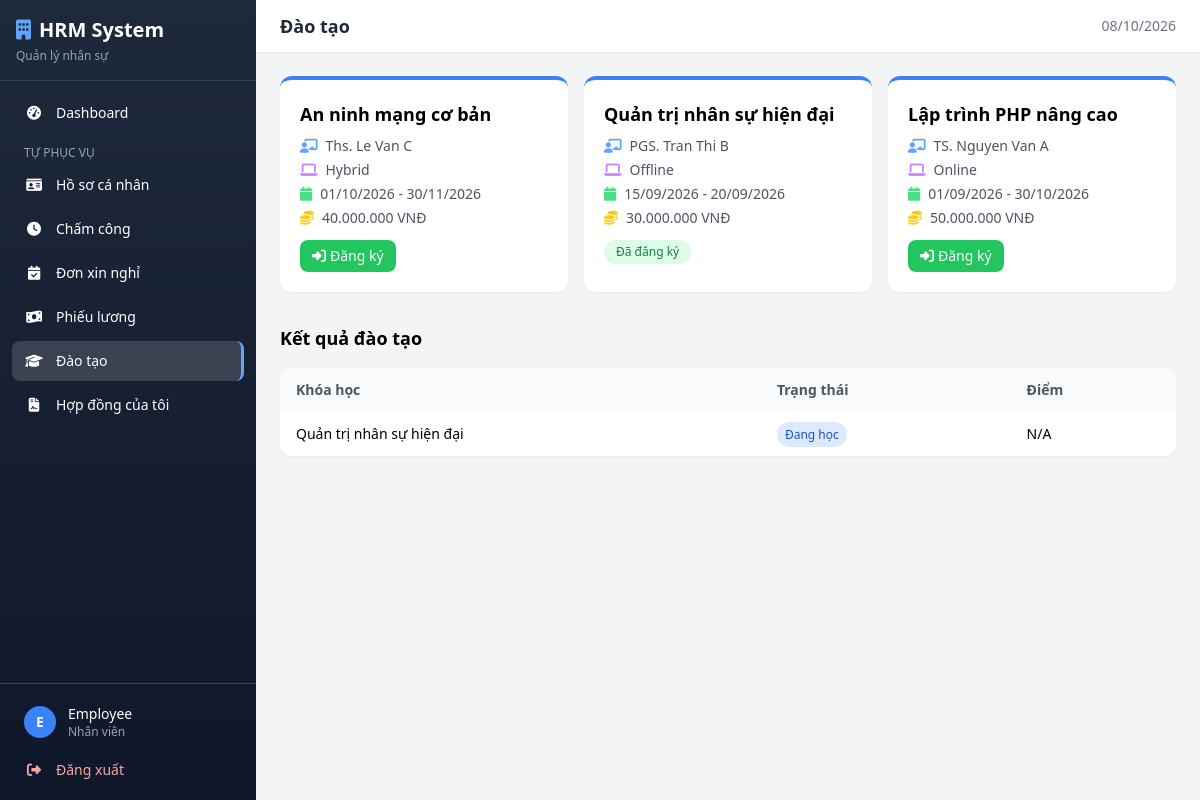
The app's page /hrm/index.php?page=daotao (signed in) with its own data.
### tables this page shows
CREATE TABLE `khoahoc` (
  `MaKhoaHoc` varchar(20) NOT NULL,
  `TenKhoaHoc` varchar(150) NOT NULL,
  `MoTa` text DEFAULT NULL,
  `HinhThuc` enum('Online','Offline','Hybrid') DEFAULT 'Offline',
  `GiangVien` varchar(100) DEFAULT NULL,
  `NgayBatDau` date NOT NULL,
  `NgayKetThuc` date NOT NULL,
  `NganSachDuKien` decimal(15,2) DEFAULT 0.00,
  PRIMARY KEY (`MaKhoaHoc`)
);

CREATE TABLE `chitietdaotao` (
  `ID_ChiTiet` int(11) NOT NULL AUTO_INCREMENT,
  `MaKhoaHoc` varchar(20) NOT NULL,
  `MaNV` varchar(20) NOT NULL,
  `TrangThaiHoc` enum('DangHoc','HoanThanh','HuyBo') DEFAULT 'DangHoc',
  `DiemSo` decimal(4,2) DEFAULT NULL,
  PRIMARY KEY (`ID_ChiTiet`),
  KEY `MaKhoaHoc` (`MaKhoaHoc`),
  KEY `MaNV` (`MaNV`),
  CONSTRAINT `chitietdaotao_ibfk_1` FOREIGN KEY (`MaKhoaHoc`) REFERENCES `khoahoc` (`MaKhoaHoc`) ON DELETE CASCADE,
  CONSTRAINT `chitietdaotao_ibfk_2` FOREIGN KEY (`MaNV`) REFERENCES `nhanvien` (`MaNV`) ON DELETE CASCADE
);

### hrm/includes/auth.php (called while the page is built, shortened)
<?php
function getUserName() {
    return $_SESSION['ho_va_ten'] ?? '';
}
function getUserRole() {
    return $_SESSION['vai_tro'] ?? '';
}
function getVaiTroLabel($vaiTro) {
    $labels = [
        'Admin' => 'Quản trị viên',
        'Manager' => 'Quản lý',
        'Employee' => 'Nhân viên'
    ];
    return $labels[$vaiTro] ?? $vaiTro;
}
function formatCurrency($amount) {
    return number_format($amount, 0, ',', '.') . ' VNĐ';
}
function formatDate($date) {
    return date('d/m/Y', strtotime($date));
}

### hrm/pages/daotao.php (the view, shortened to what this page needs)
<?php
$role = getUserRole();
$maNV = getMaNV();
$khoaHocs = $pdo->query("SELECT * FROM KhoaHoc ORDER BY NgayBatDau DESC")->fetchAll();
if ($role === 'Employee') {
    $stmt = $pdo->prepare("SELECT ct.*, kh.TenKhoaHoc, kh.HinhThuc, kh.GiangVien FROM ChiTietDaoTao ct JOIN KhoaHoc kh ON ct.MaKhoaHoc=kh.MaKhoaHoc WHERE ct.MaNV=? ORDER BY kh.NgayBatDau DESC");
    $stmt->execute([$maNV]);
    $daTaos = $stmt->fetchAll();
} else {
    $daTaos = $pdo->query("SELECT ct.*, kh.TenKhoaHoc, n.HoVaTen FROM ChiTietDaoTao ct JOIN KhoaHoc kh ON ct.MaKhoaHoc=kh.MaKhoaHoc JOIN NhanVien n ON ct.MaNV=n.MaNV ORDER BY kh.NgayBatDau DESC, n.HoVaTen")->fetchAll();
}
renderHeader('Đào tạo');
?>
<div class="grid grid-cols-1 md:grid-cols-2 lg:grid-cols-3 gap-4 mb-8">
<?php foreach ($khoaHocs as $kh): ?>
<div class="bg-white rounded-xl shadow-sm p-5 border-t-4 border-blue-500">
    <h4 class="font-semibold text-lg mb-2"><?= htmlspecialchars($kh['TenKhoaHoc']) ?></h4>
    <div class="text-sm text-gray-600 space-y-1">
        <p><i class="fas fa-chalkboard-teacher mr-2 text-blue-400"></i><?= htmlspecialchars($kh['GiangVien'] ?? 'N/A') ?></p>
        <p><i class="fas fa-laptop mr-2 text-purple-400"></i><?= $kh['HinhThuc'] ?></p>
        <p><i class="fas fa-calendar mr-2 text-green-400"></i><?= formatDate($kh['NgayBatDau']) ?> - <?= formatDate($kh['NgayKetThuc']) ?></p>
        <?php if ($kh['NganSachDuKien'] > 0): ?>
        <p><i class="fas fa-coins mr-2 text-yellow-400"></i><?= formatCurrency($kh['NganSachDuKien']) ?></p>
        <?php endif; ?>
    </div>
    <?php if ($role === 'Employee'): ?>
    <?php
    $registered = $pdo->prepare("SELECT ID_ChiTiet FROM ChiTietDaoTao WHERE MaKhoaHoc=? AND MaNV=?");
    $registered->execute([$kh['MaKhoaHoc'], $maNV]);
    $isRegistered = $registered->fetch();
    ?>
    <?php if (!$isRegistered): ?>
    <form method="POST" class="mt-3"><input type="hidden" name="action" value="register"><input type="hidden" name="ma_khoa_hoc" value="<?= $kh['MaKhoaHoc'] ?>">
        <button class="bg-green-500 hover:bg-green-600 text-white px-3 py-1.5 rounded-lg text-sm"><i class="fas fa-sign-in-alt mr-1"></i>Đăng ký</button>
    </form>
    <?php else: ?>
    <span class="inline-block mt-3 px-3 py-1 rounded-full text-xs bg-green-100 text-green-700">Đã đăng ký</span>
    <?php endif; ?>
    <?php endif; ?>
</div>
<?php endforeach; ?>
</div>
<h3 class="text-lg font-semibold mb-4">Kết quả đào tạo</h3>
<?php
$headers = $role === 'Employee' ? ['Khóa học', 'Trạng thái', 'Điểm'] : ['Nhân viên', 'Khóa học', 'Trạng thái', 'Điểm', 'Hành động'];
$rows = [];
foreach ($daTaos as $dt) {
    $badge = match($dt['TrangThaiHoc']) { 'HoanThanh' => '<span class="px-2 py-1 rounded-full text-xs bg-green-100 text-green-700">Hoàn thành</span>', 'HuyBo' => '<span class="px-2 py-1 rounded-full text-xs bg-red-100 text-red-700">Hủy</span>', default => '<span class="px-2 py-1 rounded-full text-xs bg-blue-100 text-blue-700">Đang học</span>' };
    $action = '';
    if ($role === 'Employee') {
        $rows[] = [htmlspecialchars($dt['TenKhoaHoc']), $badge, $dt['DiemSo'] ?? 'N/A'];
    } else {
        $rows[] = [htmlspecialchars($dt['HoVaTen']??''), htmlspecialchars($dt['TenKhoaHoc']), $badge, $dt['DiemSo'] ?? 'N/A', $action];
    }
}
renderTable($headers, $rows);
?>
<?php renderFooter(); ?>

### hrm/includes/layout.php (shortened to what this page needs)
<?php
function renderHeader($pageTitle = 'HRM System') {
    $currentPage = $_GET['page'] ?? 'dashboard';
    $role = getUserRole();
    $userName = getUserName();
?>
<!DOCTYPE html>
<html lang="vi">
<head>
    <script src="https://cdn.tailwindcss.com"></script>
    <link rel="stylesheet" href="https://cdnjs.cloudflare.com/ajax/libs/font-awesome/6.5.1/css/all.min.css">
</head>
<body class="bg-gray-100 min-h-screen">
<div class="flex min-h-screen">
    <aside id="sidebar" class="sidebar w-64 bg-gradient-to-b from-slate-800 to-slate-900 text-white flex-shrink-0 flex flex-col transition-transform duration-300 fixed md:sticky top-0 h-screen overflow-y-auto">
        <div class="p-4 border-b border-slate-700">
            <h1 class="text-xl font-bold flex items-center gap-2">
                <i class="fas fa-building text-blue-400"></i>
                <span>HRM System</span>
            </h1>
            <p class="text-xs text-slate-400 mt-1">Quản lý nhân sự</p>
        </div>
        <nav class="flex-1 p-3 space-y-1">
            <a href="?page=dashboard" class="sidebar-link flex items-center gap-3 px-3 py-2.5 rounded-lg text-sm <?= $currentPage === 'dashboard' ? 'active' : '' ?>">
                <i class="fas fa-tachometer-alt w-5 text-center"></i> Dashboard
            </a>
            <?php if ($role === 'Employee'): ?>
            <p class="text-xs text-slate-400 px-3 pt-2 uppercase">Tự phục vụ</p>
            <a href="?page=hosocanhan" class="sidebar-link flex items-center gap-3 px-3 py-2.5 rounded-lg text-sm <?= $currentPage === 'hosocanhan' ? 'active' : '' ?>">
                <i class="fas fa-id-card w-5 text-center"></i> Hồ sơ cá nhân
            </a>
            <a href="?page=chamcong" class="sidebar-link flex items-center gap-3 px-3 py-2.5 rounded-lg text-sm <?= $currentPage === 'chamcong' ? 'active' : '' ?>">
                <i class="fas fa-clock w-5 text-center"></i> Chấm công
            </a>
            <a href="?page=donxinnghi" class="sidebar-link flex items-center gap-3 px-3 py-2.5 rounded-lg text-sm <?= $currentPage === 'donxinnghi' ? 'active' : '' ?>">
                <i class="fas fa-calendar-check w-5 text-center"></i> Đơn xin nghỉ
            </a>
            <a href="?page=bangluong" class="sidebar-link flex items-center gap-3 px-3 py-2.5 rounded-lg text-sm <?= $currentPage === 'bangluong' ? 'active' : '' ?>">
                <i class="fas fa-money-bill-wave w-5 text-center"></i> Phiếu lương
            </a>
            <a href="?page=daotao" class="sidebar-link flex items-center gap-3 px-3 py-2.5 rounded-lg text-sm <?= $currentPage === 'daotao' ? 'active' : '' ?>">
                <i class="fas fa-graduation-cap w-5 text-center"></i> Đào tạo
            </a>
            <a href="?page=hopdong" class="sidebar-link flex items-center gap-3 px-3 py-2.5 rounded-lg text-sm <?= $currentPage === 'hopdong' ? 'active' : '' ?>">
                <i class="fas fa-file-contract w-5 text-center"></i> Hợp đồng của tôi
            </a>
            <?php endif; ?>
        </nav>
        <div class="p-3 border-t border-slate-700">
            <div class="flex items-center gap-3 px-3 py-2">
                <div class="w-8 h-8 bg-blue-500 rounded-full flex items-center justify-center text-sm font-bold"><?= strtoupper(substr($userName, 0, 1)) ?></div>
                <div class="flex-1 min-w-0">
                    <p class="text-sm font-medium truncate"><?= htmlspecialchars($userName) ?></p>
                    <p class="text-xs text-slate-400"><?= getVaiTroLabel($role) ?></p>
                </div>
            </div>
            <a href="?page=logout" class="sidebar-link flex items-center gap-3 px-3 py-2 rounded-lg text-sm text-red-300 mt-1">
                <i class="fas fa-sign-out-alt w-5 text-center"></i> Đăng xuất
            </a>
        </div>
    </aside>
    <main class="flex-1 min-w-0">
        <header class="bg-white shadow-sm sticky top-0 z-40">
            <div class="flex items-center justify-between px-4 md:px-6 py-3">
                <h2 class="text-lg font-semibold text-gray-800"><?= $pageTitle ?></h2>
                <div class="flex items-center gap-4">
                    <span class="text-sm text-gray-500"><?= date('d/m/Y') ?></span>
                </div>
            </div>
        </header>
        <div class="p-4 md:p-6">
<?php
}
function renderFooter() {
?>
        </div>
    </main>
</div>
</body>
</html>
<?php
}
?>
<?php
function renderTable($headers, $rows, $emptyMsg = 'Không có dữ liệu') {
?>
<div class="bg-white rounded-xl shadow-sm overflow-hidden">
    <div class="overflow-x-auto">
        <table class="w-full text-sm">
            <thead class="bg-gray-50">
                <tr>
                    <?php foreach ($headers as $h): ?>
                    <th class="px-4 py-3 text-left font-semibold text-gray-600"><?= $h ?></th>
                    <?php endforeach; ?>
                </tr>
            </thead>
            <tbody class="divide-y divide-gray-100">
                <?php if (empty($rows)): ?>
                <tr><td colspan="<?= count($headers) ?>" class="px-4 py-8 text-center text-gray-400"><?= $emptyMsg ?></td></tr>
                <?php else: ?>
                <?php foreach ($rows as $row): ?>
                <tr class="hover:bg-gray-50">
                    <?php foreach ($row as $cell): ?>
                    <td class="px-4 py-3"><?= $cell ?></td>
                    <?php endforeach; ?>
                </tr>
                <?php endforeach; ?>
                <?php endif; ?>
            </tbody>
        </table>
    </div>
</div>
<?php
}
?>

### hrm/includes/layout.php (style rules this page uses)
.sidebar-link.active { background: rgba(255,255,255,0.15); border-right: 3px solid #60a5fa; }

### records on screen
khoahoc: TenKhoaHoc "An ninh mạng cơ bản", GiangVien "Ths. Le Van C", HinhThuc "Hybrid", NgayBatDau "01/10/2026", NgayKetThuc "30/11/2026", NganSachDuKien "40.000.000 VNĐ"
khoahoc: TenKhoaHoc "Quản trị nhân sự hiện đại", GiangVien "PGS. Tran Thi B", HinhThuc "Offline", NgayBatDau "15/09/2026", NgayKetThuc "20/09/2026", NganSachDuKien "30.000.000 VNĐ", shows "Đã đăng ký"
khoahoc: TenKhoaHoc "Lập trình PHP nâng cao", GiangVien "TS. Nguyen Van A", HinhThuc "Online", NgayBatDau "01/09/2026", NgayKetThuc "30/10/2026", NganSachDuKien "50.000.000 VNĐ"
chitietdaotao: TrangThaiHoc "Đang học"

### other values on screen
substr($userName, 0, 1) "E"
$userName "Employee"
getVaiTroLabel($role) "Nhân viên"
$pageTitle "Đào tạo"
$h "Khóa học"
$h "Trạng thái"
$h "Điểm"
$cell "Quản trị nhân sự hiện đại"
$cell "N/A"
